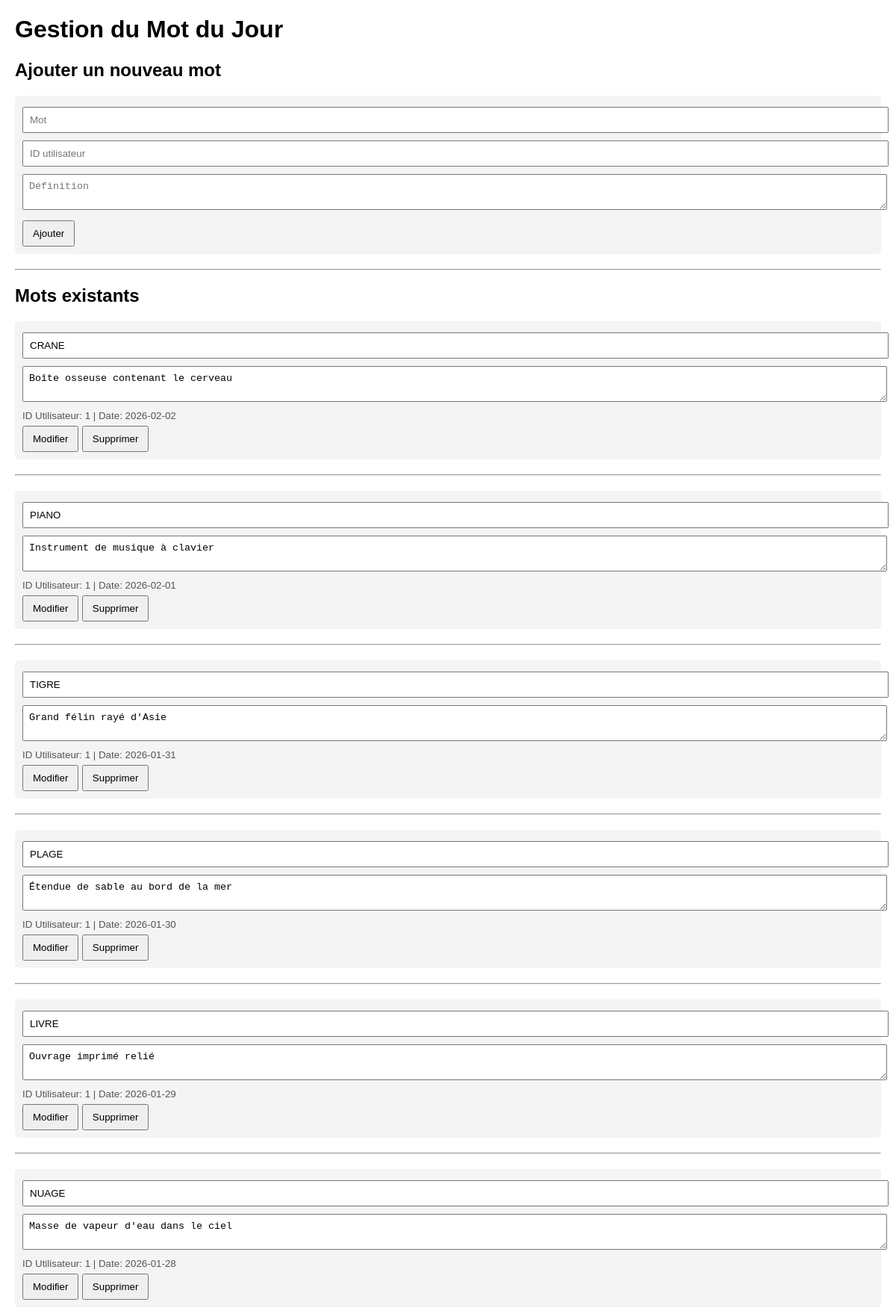
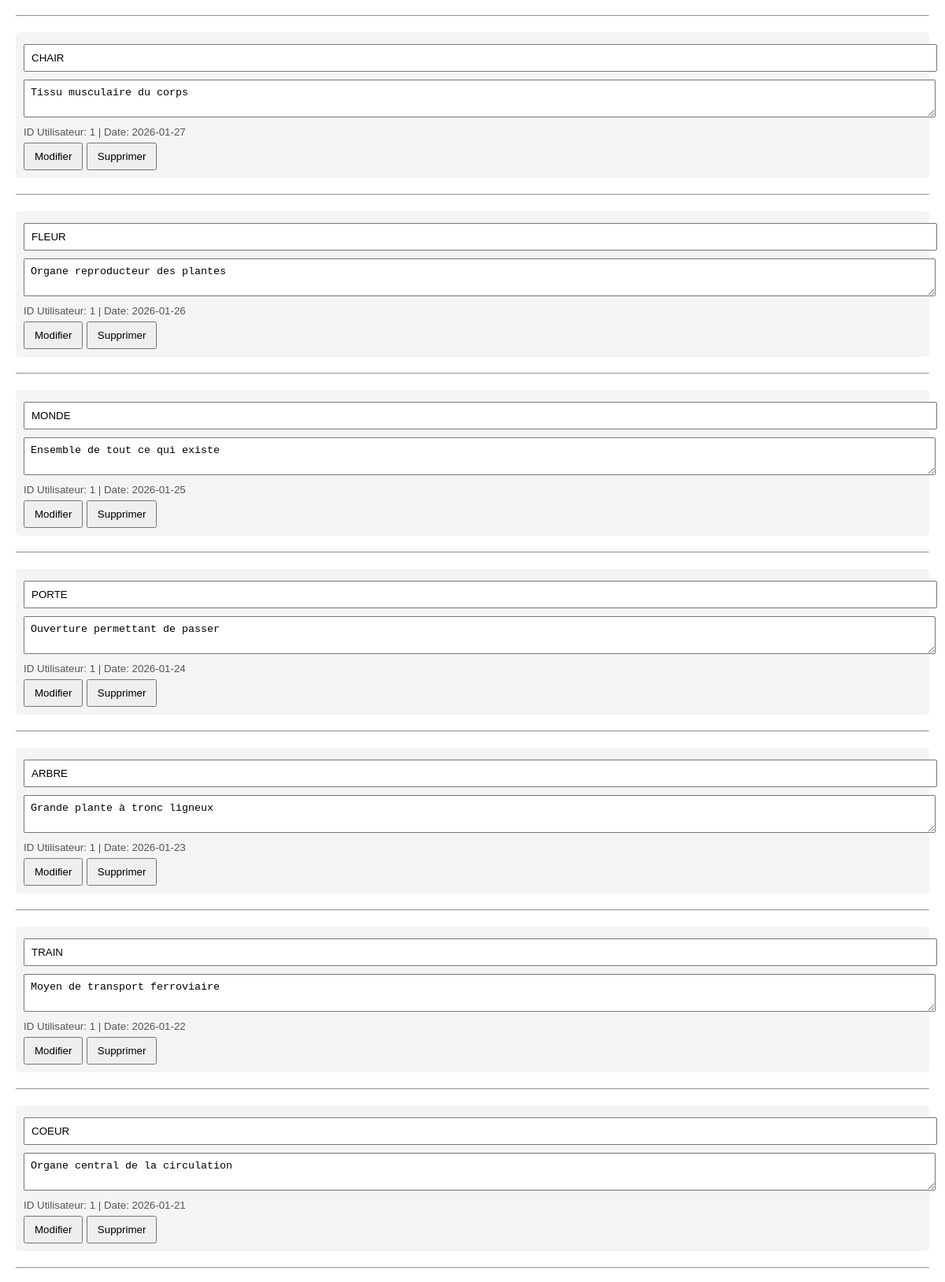
Page /php/gestion_du_mots_du_jour.php (upper part) on the committed database (2 pictures, top to bottom).
### tables this page shows
CREATE TABLE IF NOT EXISTS `motdujour` (
  `id_mot` int NOT NULL AUTO_INCREMENT,
  `mot` varchar(255) NOT NULL,
  `definition` text NOT NULL,
  `date` date NOT NULL,
  `id_utilisateur` int NOT NULL,
  PRIMARY KEY (`id_mot`),
  UNIQUE KEY `date` (`date`),
  KEY `id_utilisateur` (`id_utilisateur`)
);

### php/gestion_du_mots_du_jour.php (the view, shortened to what this page needs)
<?php
require_once __DIR__ . '/../includes/db.php';
$stmt = $pdo->query("SELECT * FROM motdujour ORDER BY date DESC");
$mots = $stmt->fetchAll(PDO::FETCH_ASSOC);
?>
<!DOCTYPE html>
<html lang="fr">
<head>
</head>
<body>
<h1>Gestion du Mot du Jour</h1>
<h2>Ajouter un nouveau mot</h2>
<form method="post">
    <input type="text" name="mot" placeholder="Mot" required>
    <input type="number" name="id_utilisateur" placeholder="ID utilisateur" required>
    <textarea name="definition" placeholder="Définition" required></textarea>
    <button type="submit" name="ajouter">Ajouter</button>
</form>
<hr>
<h2>Mots existants</h2>
<?php foreach($mots as $m): ?>
    <form method="post">
        <input type="text" name="mot" value="<?= htmlspecialchars($m['mot']) ?>" required>
        <textarea name="definition" required><?= htmlspecialchars($m['definition']) ?></textarea>
        <small>ID Utilisateur: <?= $m['id_utilisateur'] ?> | Date: <?= $m['date'] ?></small><br>
        <button type="submit" name="modifier">Modifier</button>
        <button type="submit" name="supprimer">Supprimer</button>
    </form>
    <hr>
<?php endforeach; ?>
</body>
</html>

### php/gestion_du_mots_du_jour.php (style rules this page uses)
body { font-family: Arial, sans-serif; margin: 20px; }
form { margin-bottom: 20px; padding: 10px; background: #f4f4f4; border-radius: 5px; }
input, textarea { width: 100%; margin: 5px 0; padding: 8px; }
button { padding: 8px 12px; margin-top: 5px; }
hr { margin: 20px 0; }
small { color: #555; }

### rows in the picture
motdujour: mot "CRANE", definition "Boîte osseuse contenant le cerveau", id_utilisateur "1", date "2026-02-02"
motdujour: mot "PIANO", definition "Instrument de musique à clavier", id_utilisateur "1", date "2026-02-01"
motdujour: mot "TIGRE", definition "Grand félin rayé d'Asie", id_utilisateur "1", date "2026-01-31"
motdujour: mot "PLAGE", definition "Étendue de sable au bord de la mer", id_utilisateur "1", date "2026-01-30"
motdujour: mot "LIVRE", definition "Ouvrage imprimé relié", id_utilisateur "1", date "2026-01-29"
motdujour: mot "NUAGE", definition "Masse de vapeur d'eau dans le ciel", id_utilisateur "1", date "2026-01-28"
motdujour: mot "CHAIR", definition "Tissu musculaire du corps", id_utilisateur "1", date "2026-01-27"
motdujour: mot "FLEUR", definition "Organe reproducteur des plantes", id_utilisateur "1", date "2026-01-26"
motdujour: mot "MONDE", definition "Ensemble de tout ce qui existe", id_utilisateur "1", date "2026-01-25"
motdujour: mot "PORTE", definition "Ouverture permettant de passer", id_utilisateur "1", date "2026-01-24"
motdujour: mot "ARBRE", definition "Grande plante à tronc ligneux", id_utilisateur "1", date "2026-01-23"
motdujour: mot "TRAIN", definition "Moyen de transport ferroviaire", id_utilisateur "1", date "2026-01-22"
motdujour: mot "COEUR", definition "Organe central de la circulation", id_utilisateur "1", date "2026-01-21"
